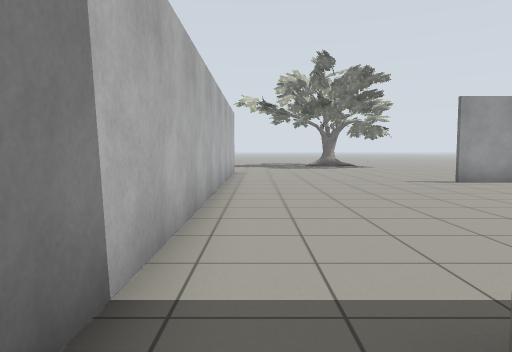
View 1 (above)

24 first-person views from a walk through a world built for the Gazebo simulator. The camera is 0.94 m above the floor, tilts 4° down and sees 70° across. Floor lines are 1 m apart. The floor is counted in squares, 1 m on a side. Each view is taken from the middle of a square. On the plan, view 1 faces up. The plan holds only what a view shows up to about 13 squares ahead; the rest is blank. The place goes on beyond the plan. Simple shapes stand in for some stock models. Some surface patterns are stand-ins.

View 2
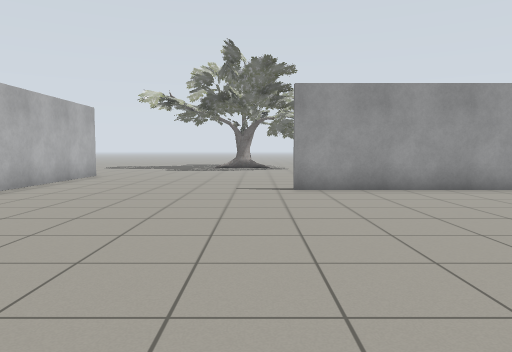

View 3
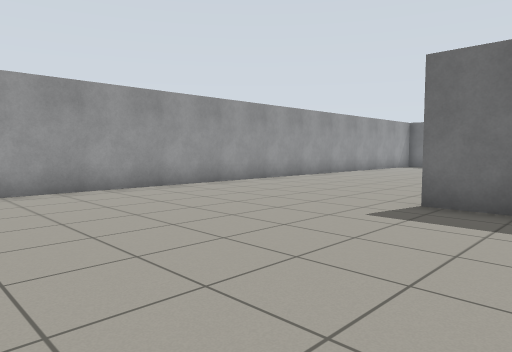

View 4
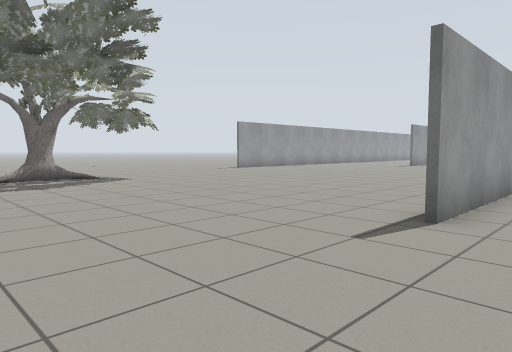

View 5
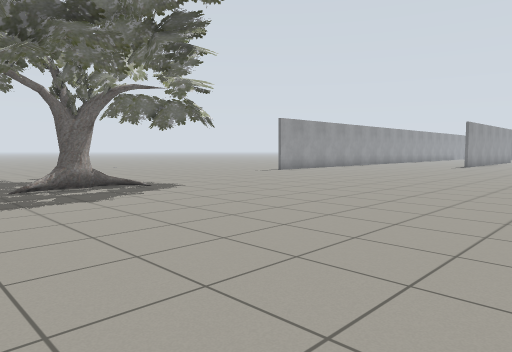

View 6
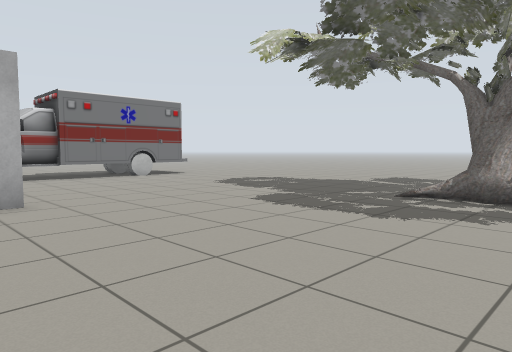

View 7
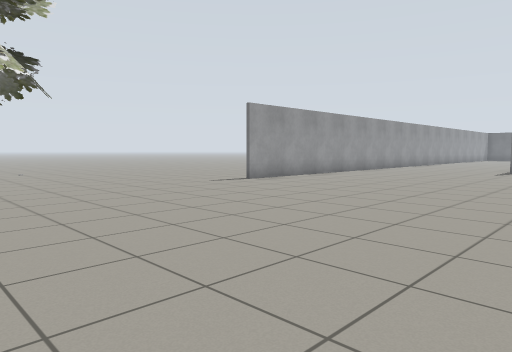

View 8
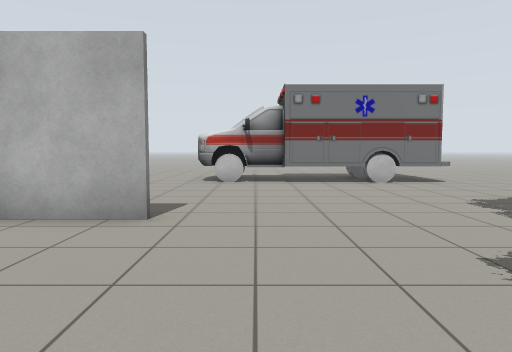

View 9
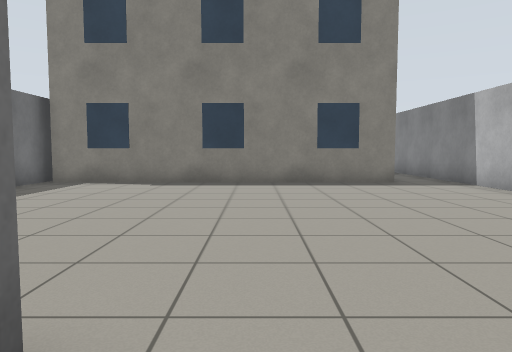

View 10
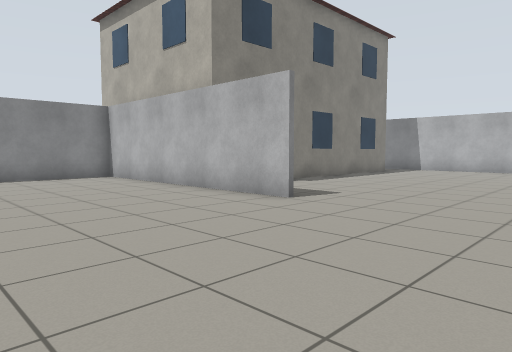

View 11
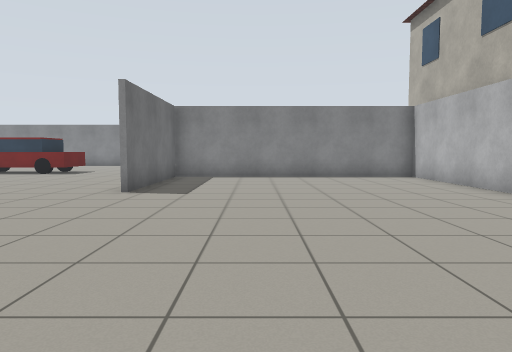

View 12
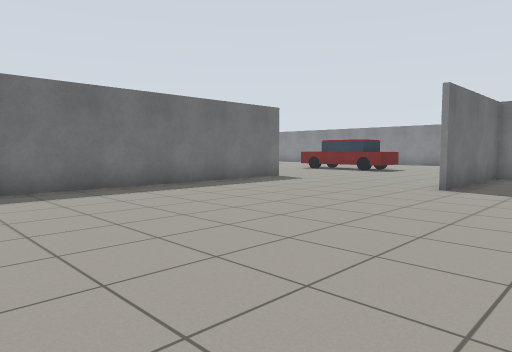

View 13
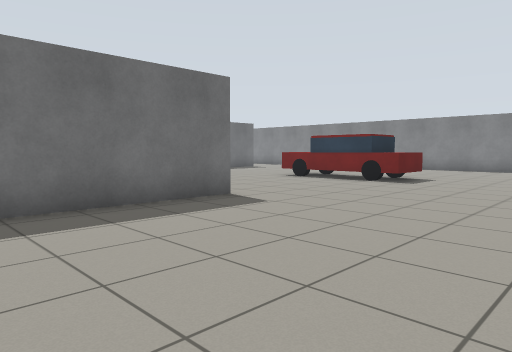

View 14
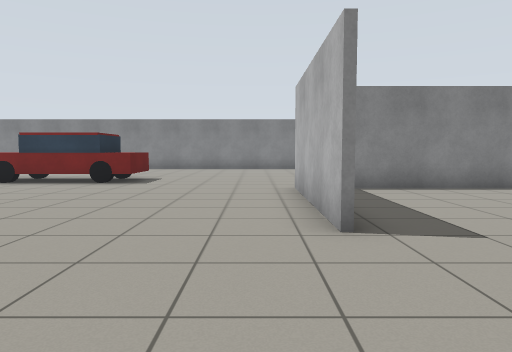

View 15
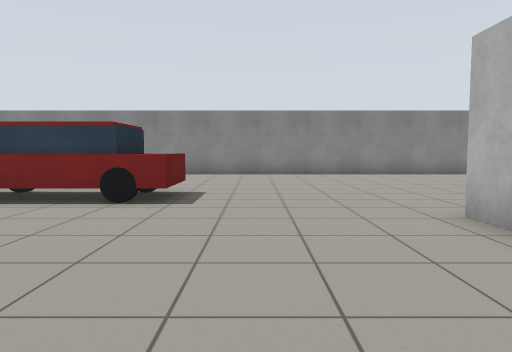

View 16
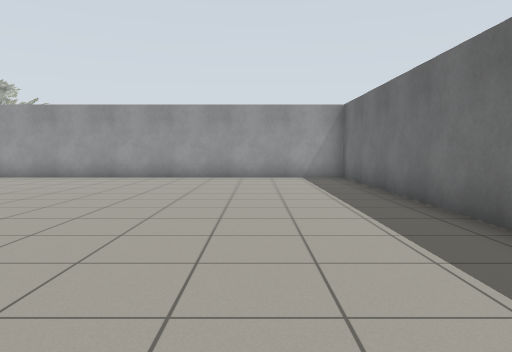

View 17
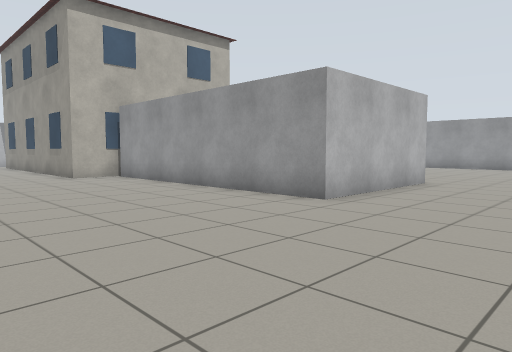

View 18
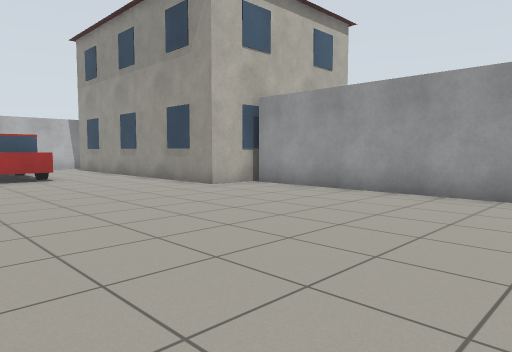

View 19
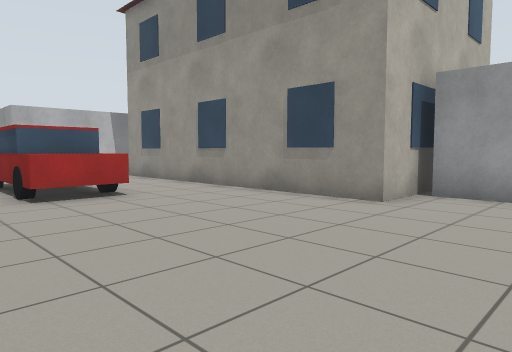

View 20
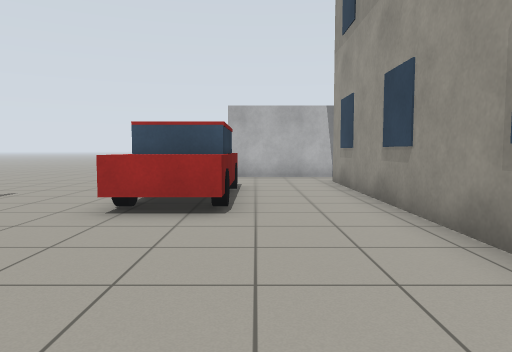

View 21
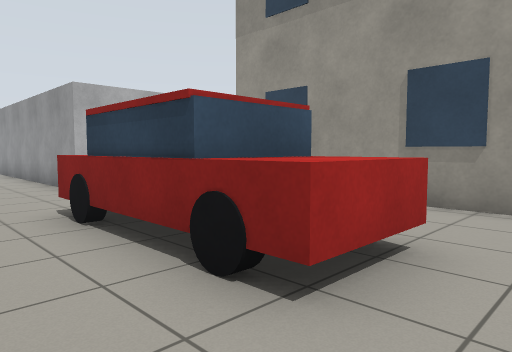

View 22
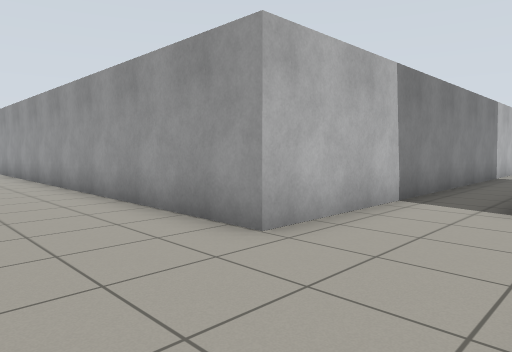

View 23
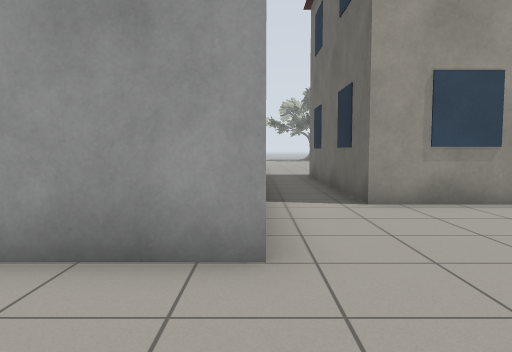

View 24
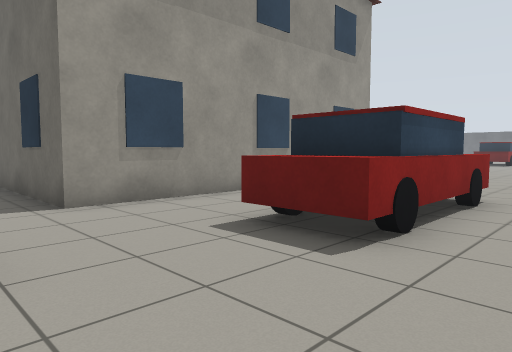

### Floor plan
Key: @ floor where view 1 was taken; # wall or solid block; . floor; B building; T oak tree; A ambulance; C car.
Columns run from 8 left of view 1 to 27 right of it. Each row starts with its distance up from view 1.
 24 ...   .......  ........##
 23 .............T ..........
 22  A..........TTTT..........
 21  A.........TTT..T..........
 20  A.............T............
 19  A...........................
 18 AA...........................
 17  A..........................
 16  A......................
 15 A......#................
 14 ....   #...............
 13        #.............
 12        #...........
 11        #......#####################
 10        #..........................#
  9        #..........................#
  8        #..........................#
  7        #..........................#
  6        #..........................#
  5        #..........................#
  4        #...........#..............#
  3        #...........#..............#
  2        #...........#..............#
  1        #.BBBBBBBBBBB..............#
  0        #@B         B........#.....#
 -1        #.B         B........#.......
 -2        #.B         B........#.......
 -3        #.B         B........#.......
 -4        #.B         B#########.......
 -5        #.BBBBBBBBBBB................
 -6        #.........................CCC
 -7        #.........................CC
 -8        #..........................
 -9 ########..CCCCC...................
-10 ..........CCCCC...................
-11   ................................
-12        ..........  .. . ..........

Where each view was taken, in squares from view 1:
view 1: 0 up, 0 right, facing up
view 2: 2 up, 5 right, facing up
view 3: 2 up, 5 right, facing up-right
view 4: 9 up, 1 right, facing up-right
view 5: 12 up, 1 right, facing up-right
view 6: 14 up, 6 right, facing up-left
view 7: 15 up, 6 right, facing up-right
view 8: 17 up, 4 right, facing left
view 9: 12 up, 5 right, facing down
view 10: 9 up, 17 right, facing down-left
view 11: 9 up, 17 right, facing down
view 12: 10 up, 17 right, facing down-right
view 13: 5 up, 20 right, facing down-right
view 14: 5 up, 21 right, facing down
view 15: 1 up, 23 right, facing down
view 16: 2 down, 23 right, facing up
view 17: 10 down, 24 right, facing up-left
view 18: 12 down, 19 right, facing up-left
view 19: 12 down, 14 right, facing up-left
view 20: 8 down, 12 right, facing left
view 21: 12 down, 8 right, facing up-left
view 22: 12 down, 2 right, facing up-left
view 23: 12 down, 1 left, facing up
view 24: 12 down, 1 left, facing up-right
